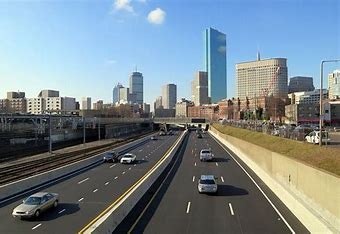
#> input picture computer_vision/assignment1/road_images/OIP.jpg, 340 x 234 px; its folder holds only this picture in this run
$ python old.py
#> lines starting #> are read from the running program, lines starting #| are printed output that depends on the picture; after the words box and inside, x2 and y2 are one past the last pixel; in counts of white or black regions, pixels touching at a corner belong together

import cv2
import numpy as np
import matplotlib.pyplot as plt
import glob
import os
import matplotlib.gridspec as gridspec


def static_lane_detection_steps(image, median_ksize=7, canny_thresh1=60, canny_thresh2=160,
                                hough_thresh=50, min_line_length=50, max_line_gap=150):
    steps = {}
    steps['original'] = image

    # 1. Smooth the image using a median filter.
    smooth = cv2.medianBlur(image, median_ksize)
    steps['smoothed'] = smooth

    # 2. Convert to grayscale.
    gray = cv2.cvtColor(smooth, cv2.COLOR_BGR2GRAY)
    steps['grayscale'] = gray

    # 3. Detect edges using the Canny edge detector.
    edges = cv2.Canny(gray, canny_thresh1, canny_thresh2)
    steps['edges'] = edges

    # Define a static (fixed) trapezoidal ROI.
    height, width = edges.shape

    polygon = np.array([[
        (int(0.1 * width), height),             # Bottom left
        (int(0.1 * width), int(0.6 * height)),   # Top left
        (int(0.8 * width), int(0.6 * height)),   # Top right
        (int(0.8 * width), height)                # Bottom right
    ]], np.int32)

    # Define the ROI vertices
    roi_vertices = polygon
    steps['static_roi_vertices'] = roi_vertices

    # 5. Apply the ROI mask.
    roi_mask = np.zeros_like(edges)
    cv2.fillPoly(roi_mask, [roi_vertices], 255)
    roi_edges = cv2.bitwise_and(edges, roi_mask)
    steps['roi_edges_static'] = roi_edges

    # 6. Detect lane lines using Hough Transform.
    lines = cv2.HoughLinesP(roi_edges, rho=1, theta=np.pi/180, threshold=hough_thresh,
                            minLineLength=min_line_length, maxLineGap=max_line_gap)
    lane_img = image.copy()
    if lines is not None:
        for line in lines:
            x1, y1, x2, y2 = line[0]
            cv2.line(lane_img, (x1, y1), (x2, y2), (0, 255, 0), 3)
    steps['lane_detection_static'] = lane_img

    return steps
def detect_vanishing_point(edges, hough_thresh=50, min_line_length=50, max_line_gap=150):
    lines = cv2.HoughLinesP(edges, rho=1, theta=np.pi/180, threshold=hough_thresh,
                            minLineLength=min_line_length, maxLineGap=max_line_gap)
    if lines is None:
        return None

    slopes = []
    intercepts = []
    for line in lines:
        x1, y1, x2, y2 = line[0]
        if x2 - x1 == 0:  # Avoid division by zero.
            continue
        m = (y2 - y1) / (x2 - x1)
        b = y1 - m * x1
        slopes.append(m)
        intercepts.append(b)

    vp_x = []
    vp_y = []
    for i in range(len(slopes)):
        for j in range(i+1, len(slopes)):
            if slopes[i] == slopes[j]:
                continue
            x_intersect = (intercepts[j] - intercepts[i]) / (slopes[i] - slopes[j])
            y_intersect = slopes[i] * x_intersect + intercepts[i]
            vp_x.append(x_intersect)
            vp_y.append(y_intersect)

    if len(vp_x) == 0:
        return None

    vanishing_point = (int(np.mean(vp_x)), int(np.mean(vp_y)))
    return vanishing_point


# [23 lines left out: function get_hough_lines, not called in this run]

def dynamic_lane_detection_steps(image, median_ksize=7, canny_thresh1=50, canny_thresh2=150,
                                  hough_thresh=50, min_line_length=10, max_line_gap=150):
    steps = {}
    steps['original'] = image

    # 1. Smooth the image.
    smooth = cv2.medianBlur(image, median_ksize)
    steps['smoothed'] = smooth

    # 2. Convert to grayscale.
    gray = cv2.cvtColor(smooth, cv2.COLOR_BGR2GRAY)
    steps['grayscale'] = gray

    # 3. Detect edges using Canny.
    edges = cv2.Canny(gray, canny_thresh1, canny_thresh2)
    steps['edges'] = edges

    # 4. Detect vanishing point.
    vp = detect_vanishing_point(edges, hough_thresh, min_line_length, max_line_gap)
    steps['vanishing_point'] = vp

    height, width = edges.shape
    if vp is None:
        polygon = np.array([[
        (int(0.1 * width), height),             # Bottom left
        (int(0.25 * width), int(0.4 * height)),   # Top left
        (int(0.5 * width), int(0.4 * height)),   # Top right
        (int(0.8 * width), height)                # Bottom right
    ]], np.int32)
        roi_vertices = polygon
    else:
        vp_x, vp_y = vp
        polygon = np.array([[
        (int(0.1 * width),  height),             # Bottom left
        (int(0.25 * width), int(vp_y)),   # Top left
        (int(0.5 * width), int(vp_y)),   # Top right
        (int(0.8 * width),  height)                # Bottom right
    ]], np.int32)
        roi_vertices = polygon


    steps['dynamic_roi_vertices'] = roi_vertices

    # 6. Apply the ROI mask.
    roi_mask = np.zeros_like(edges)
    cv2.fillPoly(roi_mask, [roi_vertices], 255)
    roi_edges = cv2.bitwise_and(edges, roi_mask)
    steps['roi_edges_dynamic'] = roi_edges

    # 7. Detect lane lines using manual Hough Transform.
    accumulator, rhos, thetas = manual_hough_transform(roi_edges)
    peaks = non_maximum_suppression(accumulator, threshold=90, neighborhood_size=8)
    lines = get_hough_lines(peaks, rhos, thetas, image.shape, line_length_factor=0.2)


    lane_img = image.copy()
    if lines:
        for line in lines:
            x1, y1, x2, y2 = line
            cv2.line(lane_img, (x1, y1), (x2, y2), (0, 255, 0), 3)
    else:
        cv2.polylines(lane_img, [roi_vertices], True, (255, 0, 0), 2)

    if vp is not None:
        cv2.circle(lane_img, vp, 10, (0, 0, 255), -1)
    steps['lane_detection_dynamic'] = lane_img

    return steps

# [43 lines left out: function display_lane_intermediate_comparison, not called in this run]

def process_lane_images_folder(folder_path):
#> called with folder_path = 'road_images'
    image_paths = glob.glob(os.path.join(folder_path, '*.*'))

    for image_path in image_paths:
        image = cv2.imread(image_path)
#> image is the input picture: shape (234, 340, 3); mean B, G, R 140.9, 134.7, 121
        if image is None:
            print(f"Error reading image: {image_path}")
            continue

        static_steps = static_lane_detection_steps(image)
#> in static_lane_detection_steps, `gray = cv2.cvtColor(smooth, cv2.COLOR_BGR2GRAY)`:
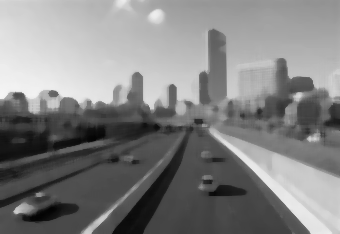
#> gray: shape (234, 340); min 3, max 245, mean 130.3
#> in static_lane_detection_steps, `edges = cv2.Canny(gray, canny_thresh1, canny_thresh2)`:
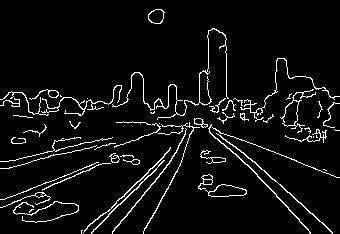
#> edges: shape (234, 340); 5.7% white in thin lines or dots
#> in static_lane_detection_steps, `cv2.fillPoly(roi_mask, [roi_vertices], 255)`: roi_mask: shape (234, 340); 28.2% white; 1 white region, box (x1, y1, x2, y2) and area: (34, 140, 273, 234) 22466
#> in static_lane_detection_steps, `roi_edges = cv2.bitwise_and(edges, roi_mask)`:
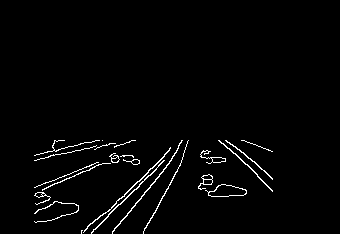
#> roi_edges: shape (234, 340); 2.1% white in thin lines or dots, all inside (x1, y1, x2, y2) = (34, 140, 273, 234)
#> in static_lane_detection_steps, `lines = cv2.HoughLinesP(roi_edges, rho=1, theta=np.pi/180, threshold=h..`: lines = [[108, 211, 169, 150], [112, 233, 172, 158], [91, 232, 181, 142], [144, 229, 182, 159], [35, 193, 118, 156], [91, 233, 179, 145], [34, 160, 115, 143], [143, 233, 180, 165], [36, 154, 250, 158]]
#> the loop in static_lane_detection_steps, `for line in lines:` made 9 passes
#> after the loop in static_lane_detection_steps, `for line in lines:`:
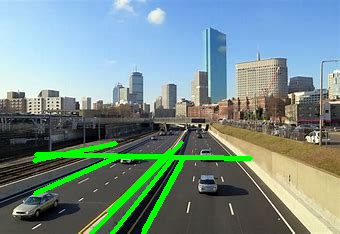
#> lane_img: shape (234, 340, 3); 4.44% of pixels changed, all inside (x1, y1, x2, y2) = (32, 140, 253, 234)
#> static_steps = 7 items
        dynamic_steps = dynamic_lane_detection_steps(image)
#> in dynamic_lane_detection_steps, `edges = cv2.Canny(gray, canny_thresh1, canny_thresh2)`:
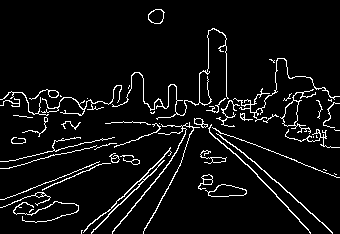
#> edges: shape (234, 340); 6% white in thin lines or dots
#> in detect_vanishing_point, `lines = cv2.HoughLinesP(edges, rho=1, theta=np.pi/180, threshold=hough..`: lines = 28 rows, first 6: [173, 84, 308, 229], [1, 207, 296, 76], [170, 85, 329, 229], [114, 87, 337, 177], [91, 232, 225, 98], [40, 158, 330, 96]
#> the loop in detect_vanishing_point, `for line in lines:` made 28 passes
#> (x1, y1, x2, y2, m, b) on passes 1 to 12: (173, 84, 308, 229, 1.07, -101.8), (1, 207, 296, 76, -0.444, 207.4), (170, 85, 329, 229, 0.906, -68.96), (114, 87, 337, 177, 0.404, 40.99), (91, 232, 225, 98, -1, 323), (40, 158, 330, 96, -0.214, 166.6), (102, 215, 226, 95, -0.968, 313.7), (3, 161, 324, 87, -0.231, 161.7), (112, 232, 226, 91, -1.24, 370.5), (44, 121, 326, 125, 0.0142, 120.4), (149, 222, 226, 78, -1.87, 500.6), (4, 199, 307, 77, -0.403, 200.6)
#> (x1, y1, x2, y2) on passes 23, 27: (208, 195, 208, 30), (226, 196, 226, 38)
#> after the loop in detect_vanishing_point, `for line in lines:`: intercepts = 26 values, max 500.6 at index 10, min -101.8 at index 0, mean 152.4; slopes = 26 values, max 1.07 at index 0, min -1.87 at index 10, mean -0.174
#> the loop in detect_vanishing_point, `for i in range(len(slopes)):` made 26 passes
#> after the loop in detect_vanishing_point, `for i in range(len(slopes)):`: vp_x = 323 values, max 8281.4 at index 307, min -1456.5 at index 37, mean 223.3; vp_y = 323 values, max 854.2 at index 37, min -472.3 at index 307, mean 123.7
#> in detect_vanishing_point, `vanishing_point = (int(np.mean(vp_x)), int(np.mean(vp_y)))`: vanishing_point = (223, 123)
#> in dynamic_lane_detection_steps, `vp_x, vp_y = vp`: vp_x = 223; vp_y = 123
#> in dynamic_lane_detection_steps, `polygon = np.array([[ (int(0.1 * width),  height),`: polygon = [[34, 234], [85, 123], [170, 123], [272, 234]]
#> in dynamic_lane_detection_steps, `cv2.fillPoly(roi_mask, [roi_vertices], 255)`:
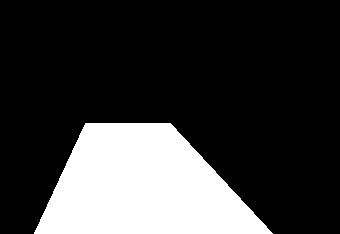
#> roi_mask: shape (234, 340); 22.7% white; 1 white region, box (x1, y1, x2, y2) and area: (34, 123, 273, 234) 18038
#> in dynamic_lane_detection_steps, `roi_edges = cv2.bitwise_and(edges, roi_mask)`:
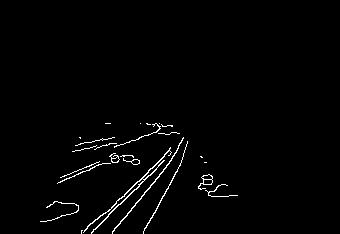
#> roi_edges: shape (234, 340); 1.6% white in thin lines or dots, all inside (x1, y1, x2, y2) = (40, 123, 238, 234)
        title = os.path.basename(image_path)

        display_lane_intermediate_comparison(static_steps, dynamic_steps, image_title=title)

if __name__ == '__main__':
    folder = 'road_images'  # Folder containing your set of road images.
#> (the run stopped early here; a loop or call above may not have finished)

$ run again, on computer_vision/assignment1/road_images/road1.jpg
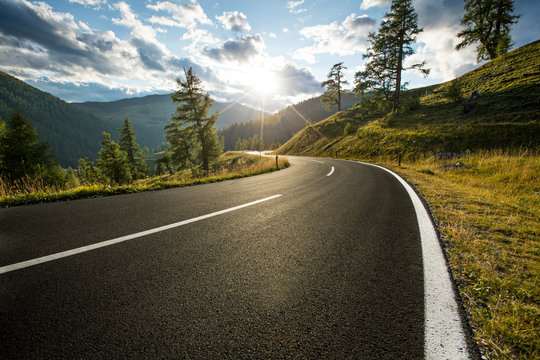
#> input picture computer_vision/assignment1/road_images/road1.jpg, 540 x 360 px
#> in process_lane_images_folder, image is the input picture: shape (360, 540, 3); mean B, G, R 80.8, 97.6, 98.7
#> in static_lane_detection_steps, `lines = cv2.HoughLinesP(roi_edges, rho=1, theta=np.pi/180, threshold=h..`: lines = [[56, 258, 213, 216], [69, 250, 199, 216], [424, 356, 424, 272]]
#> the loop in static_lane_detection_steps, `for line in lines:` made 3 passes
#> after the loop in static_lane_detection_steps, `for line in lines:`:
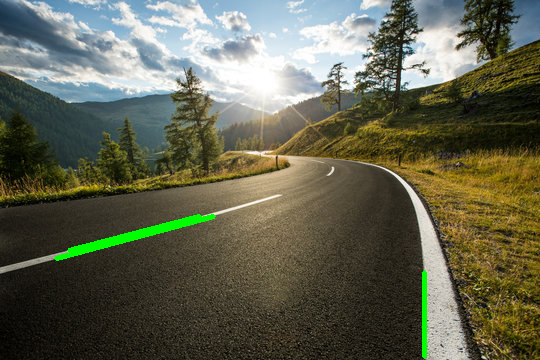
#> lane_img: shape (360, 540, 3); 0.95% of pixels changed, all inside (x1, y1, x2, y2) = (54, 214, 427, 359)
#> static_steps = 7 items
#> in detect_vanishing_point, `lines = cv2.HoughLinesP(edges, rho=1, theta=np.pi/180, threshold=hough..`: lines = 49 rows, first 6: [1, 273, 387, 170], [0, 267, 193, 219], [40, 90, 496, 90], [0, 201, 500, 149], [24, 82, 445, 82], [380, 1, 469, 359]
#> the loop in detect_vanishing_point, `for line in lines:` made 49 passes
#> (x1, y1, x2, y2, m, b) on passes 1 to 8: (1, 273, 387, 170, -0.267, 273.3), (0, 267, 193, 219, -0.249, 267), (40, 90, 496, 90, 0, 90), (0, 201, 500, 149, -0.104, 201), (24, 82, 445, 82, 0, 82), (380, 1, 469, 359, 4.02, -1527.5), (10, 202, 509, 30, -0.345, 205.4), (8, 74, 465, 2, -0.158, 75.26)
#> after the loop in detect_vanishing_point, `for line in lines:`: intercepts = 48 values, max 310.2 at index 39, min -1527.5 at index 5, mean 45.53; slopes = 48 values, max 4.02 at index 5, min -0.511 at index 39, mean 0.148
#> the loop in detect_vanishing_point, `for i in range(len(slopes)):` made 48 passes
#> after the loop in detect_vanishing_point, `for i in range(len(slopes)):`: vp_x = 1122 values, max 132735.9 at index 424, min -594259.6 at index 146, mean -109.9; vp_y = 1122 values, max 62004 at index 146, min -20693.8 at index 553, mean 119.3
#> vanishing_point = (-109, 119)
#> in dynamic_lane_detection_steps, `vp_x, vp_y = vp`: vp_x = -109; vp_y = 119
#> in dynamic_lane_detection_steps, `polygon = np.array([[ (int(0.1 * width),  height),`: polygon = [[54, 360], [135, 119], [270, 119], [432, 360]]
#> in dynamic_lane_detection_steps, `roi_edges = cv2.bitwise_and(edges, roi_mask)`:
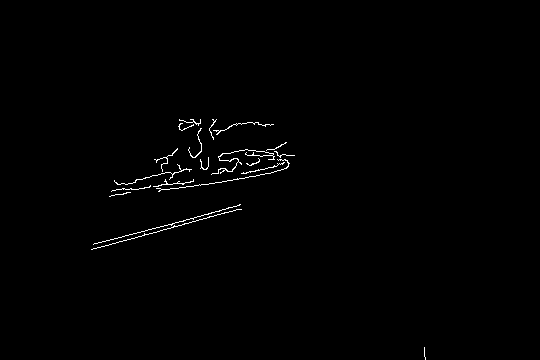
#> roi_edges: shape (360, 540); 0.7% white in thin lines or dots, all inside (x1, y1, x2, y2) = (91, 119, 426, 360)

$ run again, on computer_vision/assignment1/road_images/road10.jpg
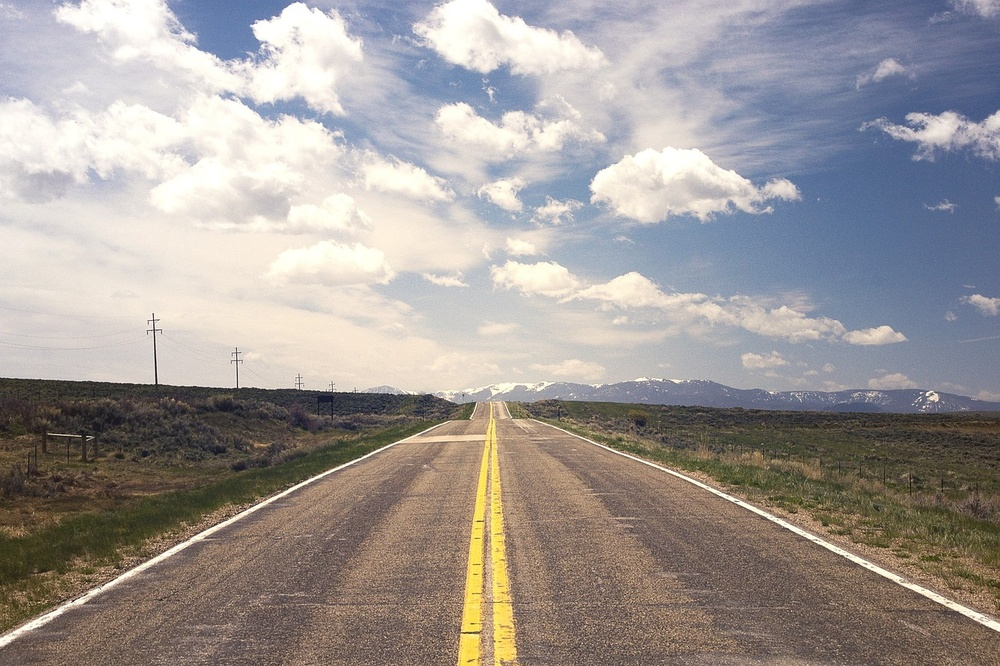
#> input picture computer_vision/assignment1/road_images/road10.jpg, 1000 x 666 px, shrunk from 1280 x 853 before the run
#> in process_lane_images_folder, image is the input picture: shape (666, 1000, 3); mean B, G, R 150, 153, 159
#> roi_edges: shape (666, 1000); 0.5% white in thin lines or dots, all inside (x1, y1, x2, y2) = (100, 399, 801, 666)
#> in static_lane_detection_steps, `lines = cv2.HoughLinesP(roi_edges, rho=1, theta=np.pi/180, threshold=h..`: lines = 19 rows, first 6: [100, 593, 457, 403], [138, 565, 455, 403], [189, 525, 474, 410], [550, 399, 783, 411], [528, 402, 799, 528], [596, 435, 800, 534]
#> the loop in static_lane_detection_steps, `for line in lines:` made 19 passes
#> after the loop in static_lane_detection_steps, `for line in lines:`:
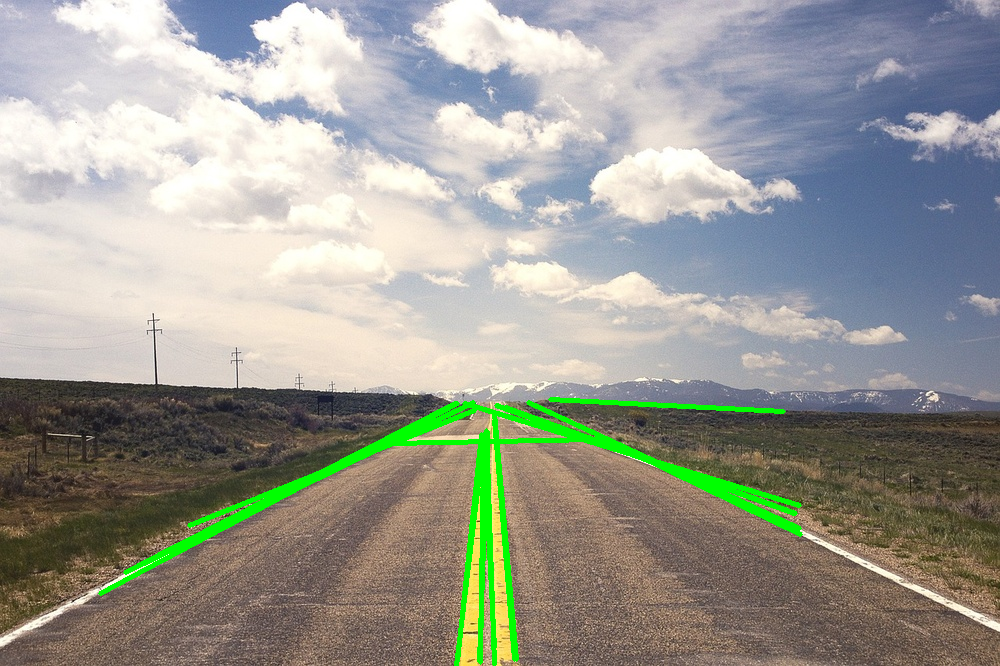
#> lane_img: shape (666, 1000, 3); 2.59% of pixels changed, all inside (x1, y1, x2, y2) = (98, 397, 803, 666)
#> static_steps = 7 items
#> in dynamic_lane_detection_steps, `edges = cv2.Canny(gray, canny_thresh1, canny_thresh2)`:
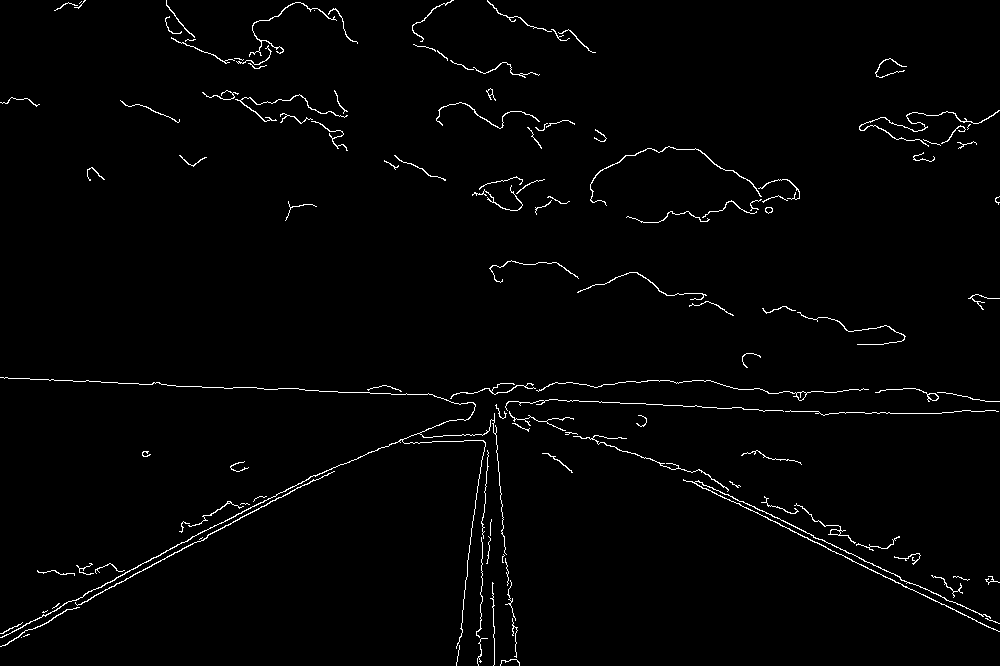
#> edges: shape (666, 1000); 1.6% white in thin lines or dots
#> in detect_vanishing_point, `lines = cv2.HoughLinesP(edges, rho=1, theta=np.pi/180, threshold=hough..`: lines = 57 rows, first 6: [496, 387, 993, 629], [14, 638, 484, 388], [139, 384, 578, 400], [497, 386, 999, 631], [500, 383, 910, 583], [43, 614, 486, 388]
#> the loop in detect_vanishing_point, `for line in lines:` made 57 passes
#> (x1, y1, x2, y2, m, b) on passes 1 to 8: (496, 387, 993, 629, 0.487, 145.5), (14, 638, 484, 388, -0.532, 645.4), (139, 384, 578, 400, 0.0364, 378.9), (497, 386, 999, 631, 0.488, 143.4), (500, 383, 910, 583, 0.488, 139.1), (43, 614, 486, 388, -0.51, 635.9), (367, 389, 838, 413, 0.051, 370.3), (492, 389, 516, 659, 11.25, -5146)
#> after the loop in detect_vanishing_point, `for line in lines:`: intercepts = 57 values, max 14706.2 at index 44, min -15083.4 at index 13, mean 422.1; slopes = 57 values, max 31.86 at index 13, min -29.38 at index 44, mean -0.22
#> the loop in detect_vanishing_point, `for i in range(len(slopes)):` made 57 passes
#> after the loop in detect_vanishing_point, `for i in range(len(slopes)):`: vp_x = 1596 values, max 2141329.2 at index 1010, min -102174.7 at index 1119, mean 3460.2; vp_y = 1596 values, max 997429.2 at index 1010, min -42923 at index 1304, mean 971.9
#> vanishing_point = (3460, 971)
#> in dynamic_lane_detection_steps, `vp_x, vp_y = vp`: vp_x = 3460; vp_y = 971
#> in dynamic_lane_detection_steps, `polygon = np.array([[ (int(0.1 * width),  height),`: polygon = [[100, 666], [250, 971], [500, 971], [800, 666]]

$ run again, on computer_vision/assignment1/road_images/road2.jpg
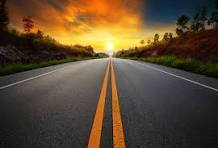
#> input picture computer_vision/assignment1/road_images/road2.jpg, 218 x 148 px
#> in process_lane_images_folder, image is the input picture: shape (148, 218, 3); mean B, G, R 49.8, 72, 90.6
#> in static_lane_detection_steps, `lines = cv2.HoughLinesP(roi_edges, rho=1, theta=np.pi/180, threshold=h..`: lines = [[87, 147, 101, 89], [99, 147, 106, 88], [111, 88, 113, 147]]
#> the loop in static_lane_detection_steps, `for line in lines:` made 3 passes
#> static_steps = 7 items
#> in detect_vanishing_point, `lines = cv2.HoughLinesP(edges, rho=1, theta=np.pi/180, threshold=hough..`: lines = [[0, 76, 150, 44], [51, 42, 212, 77], [111, 79, 113, 147], [115, 74, 125, 147], [87, 147, 103, 80], [99, 147, 107, 82]]
#> the loop in detect_vanishing_point, `for line in lines:` made 6 passes
#> (x1, y1, x2, y2, m, b) on passes 1 to 6: (0, 76, 150, 44, -0.213, 76), (51, 42, 212, 77, 0.217, 30.91), (111, 79, 113, 147, 34, -3695), (115, 74, 125, 147, 7.3, -765.5), (87, 147, 103, 80, -4.19, 511.3), (99, 147, 107, 82, -8.12, 951.4)
#> after the loop in detect_vanishing_point, `for line in lines:`: intercepts = [76, 30.91, -3695, -765.5, 511.3, 951.4]; slopes = [-0.213, 0.217, 34, 7.3, -4.19, -8.12]
#> the loop in detect_vanishing_point, `for i in range(len(slopes)):` made 6 passes
#> after the loop in detect_vanishing_point, `for i in range(len(slopes)):`: vp_x = [104.7, 110.2, 112, 109.5, 110.6, 110.3, 112.4, 109.1, 110.3, 109.7, 110.1, 110.3, 111.1, 111.3, 111.8]; vp_y = [53.67, 52.49, 52.11, 52.63, 52.4, 54.89, 55.36, 54.62, 54.9, 35.45, 50.06, 55.19, 45.88, 47.02, 43.31]
#> vanishing_point = (110, 50)
#> in dynamic_lane_detection_steps, `vp_x, vp_y = vp`: vp_x = 110; vp_y = 50
#> in dynamic_lane_detection_steps, `polygon = np.array([[ (int(0.1 * width),  height),`: polygon = [[21, 148], [54, 50], [109, 50], [174, 148]]
#> in dynamic_lane_detection_steps, `roi_edges = cv2.bitwise_and(edges, roi_mask)`:
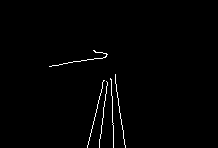
#> roi_edges: shape (148, 218); 1.1% white in thin lines or dots, all inside (x1, y1, x2, y2) = (49, 50, 126, 148)
